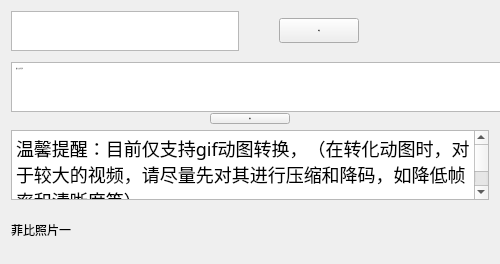
          <widget class="QWidget" name="scrollAreaWidgetContents_6">
           <property name="geometry">
            <rect>
             <x>0</x>
             <y>0</y>
             <width>500</width>
             <height>264</height>
            </rect>
           </property>
           <property name="minimumSize">
            <size>
             <width>500</width>
             <height>0</height>
            </size>
           </property>
           <layout class="QVBoxLayout" name="verticalLayout_24" stretch="1,1,1,1,1">
            <item>
             <layout class="QHBoxLayout" name="horizontalLayout_14" stretch="1,0,0,1">
              <property name="spacing">
               <number>0</number>
              </property>
              <item>
               <widget class="QPlainTextEdit" name="input_file_2">
                <property name="enabled">
                 <bool>true</bool>
                </property>
                <property name="sizePolicy">
                 <sizepolicy hsizetype="Maximum" vsizetype="Maximum">
                  <horstretch>0</horstretch>
                  <verstretch>0</verstretch>
                 </sizepolicy>
                </property>
                <property name="maximumSize">
                 <size>
                  <width>500</width>
                  <height>40</height>
                 </size>
                </property>
                <property name="font">
                 <font>
                  <family>Microsoft YaHei</family>
                  <pointsize>-1</pointsize>
                 </font>
                </property>
                <property name="tabChangesFocus">
                 <bool>false</bool>
                </property>
                <property name="lineWrapMode">
                 <enum>QPlainTextEdit::LineWrapMode::NoWrap</enum>
                </property>
                <property name="plainText">
                 <string/>
                </property>
                <property name="placeholderText">
                 <string>输入源文件地址</string>
                </property>
               </widget>
              </item>
              <item>
               <spacer name="horizontalSpacer_10">
                <property name="orientation">
                 <enum>Qt::Orientation::Horizontal</enum>
                </property>
                <property name="sizeHint" stdset="0">
                 <size>
                  <width>40</width>
                  <height>20</height>
                 </size>
                </property>
               </spacer>
              </item>
              <item>
               <widget class="QPushButton" name="input_enter_2">
                <property name="sizePolicy">
                 <sizepolicy hsizetype="Maximum" vsizetype="Maximum">
                  <horstretch>0</horstretch>
                  <verstretch>0</verstretch>
                 </sizepolicy>
                </property>
                <property name="maximumSize">
                 <size>
                  <width>100</width>
                  <height>25</height>
                 </size>
                </property>
                <property name="font">
                 <font>
                  <family>Microsoft YaHei</family>
                  <pointsize>-1</pointsize>
                  <fontweight>DemiBold</fontweight>
                 </font>
                </property>
                <property name="text">
                 <string>浏览</string>
                </property>
               </widget>
              </item>
              <item>
               <spacer name="horizontalSpacer_4">
                <property name="orientation">
                 <enum>Qt::Orientation::Horizontal</enum>
                </property>
                <property name="sizeType">
                 <enum>QSizePolicy::Policy::Maximum</enum>
                </property>
                <property name="sizeHint" stdset="0">
                 <size>
                  <width>130</width>
                  <height>20</height>
                 </size>
                </property>
               </spacer>
              </item>
             </layout>
            </item>
            <item>
             <layout class="QHBoxLayout" name="horizontalLayout_35">
              <property name="spacing">
               <number>0</number>
              </property>
              <item>
               <widget class="QPlainTextEdit" name="file_name_2">
                <property name="sizePolicy">
                 <sizepolicy hsizetype="Maximum" vsizetype="Maximum">
                  <horstretch>0</horstretch>
                  <verstretch>0</verstretch>
                 </sizepolicy>
                </property>
                <property name="minimumSize">
                 <size>
                  <width>500</width>
                  <height>50</height>
                 </size>
                </property>
                <property name="maximumSize">
                 <size>
                  <width>500</width>
                  <height>40</height>
                 </size>
                </property>
                <property name="font">
                 <font>
                  <family>Microsoft YaHei</family>
                  <pointsize>-1</pointsize>
                 </font>
                </property>
                <property name="placeholderText">
                 <string>输入矢文件名称</string>
                </property>
               </widget>
              </item>
              <item>
               <spacer name="horizontalSpacer_3">
                <property name="orientation">
                 <enum>Qt::Orientation::Horizontal</enum>
                </property>
                <property name="sizeHint" stdset="0">
                 <size>
                  <width>40</width>
                  <height>20</height>
                 </size>
                </property>
               </spacer>
              </item>
             </layout>
            </item>
            <item>
             <layout class="QHBoxLayout" name="horizontalLayout_34">
              <item>
               <widget class="QPushButton" name="start_gif">
                <property name="sizePolicy">
                 <sizepolicy hsizetype="Maximum" vsizetype="Maximum">
                  <horstretch>0</horstretch>
                  <verstretch>0</verstretch>
                 </sizepolicy>
                </property>
                <property name="font">
                 <font>
                  <family>Microsoft YaHei</family>
                  <pointsize>-1</pointsize>
                  <fontweight>DemiBold</fontweight>
                 </font>
                </property>
                <property name="text">
                 <string>制作</string>
                </property>
               </widget>
              </item>
             </layout>
            </item>
            <item>
             <widget class="QPlainTextEdit" name="plainTextEdit">
              <property name="maximumSize">
               <size>
                <width>16777215</width>
                <height>200</height>
               </size>
              </property>
              <property name="font">
               <font>
                <family>KaiTi</family>
                <pointsize>-1</pointsize>
               </font>
              </property>
              <property name="styleSheet">
               <string notr="true">QPlainTextEdit{
  font-family: &quot;KaiTi&quot;;   /* 楷体 */
    font-size: 18px;
}</string>
              </property>
              <property name="readOnly">
               <bool>true</bool>
              </property>
              <property name="plainText">
               <string>温馨提醒：目前仅支持gif动图转换，（在转化动图时，对于较大的视频，请尽量先对其进行压缩和降码，如降低帧率和清晰度等）</string>
              </property>
             </widget>
            </item>
            <item>
             <layout class="QHBoxLayout" name="horizontalLayout_77">
              <item>
               <widget class="QLabel" name="feibi_1">
                <property name="text">
                 <string>菲比照片一</string>
                </property>
               </widget>
              </item>
             </layout>
            </item>
           </layout>
          </widget>
